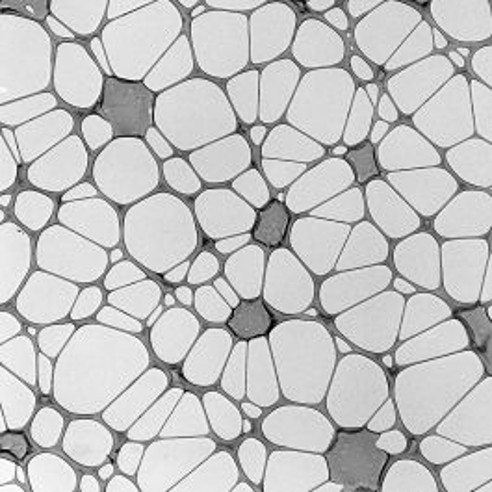
#> input picture tools/samples/Carbon_film_mask.jpg, 492 x 492 px
$ python create_lacey_carbon.py
#> lines starting #> are read from the running program, lines starting #| are printed output that depends on the picture; after the words box and inside, x2 and y2 are one past the last pixel; in counts of white or black regions, pixels touching at a corner belong together
"""Build closed, nanometre-unit STL solids from a dark-carbon image mask."""
from __future__ import annotations

import argparse
import hashlib
import json
from pathlib import Path

import numpy as np
from PIL import Image, ImageDraw
from scipy.ndimage import label
import trimesh


SAMPLES = Path(__file__).resolve().parent / 'samples'
STL_SAMPLES = Path(__file__).resolve().parents[1] / 'nion' / 'usim_device' / 'samples'


def otsu_threshold(gray):
    histogram = np.bincount(gray.ravel(), minlength=256).astype(float)
    count = histogram.cumsum()
    moment = (histogram*np.arange(256)).cumsum()
    valid = (count > 0) & (count < gray.size)
    score = np.zeros(256)
    score[valid] = (moment[-1]*count[valid]-moment[valid]*gray.size)**2 / (count[valid]*(gray.size-count[valid]))
    return int(score.argmax())


def resolve_diagonal_contacts(mask, gray):
    """Join zero-width diagonal contacts with one pixel to make manifold walls."""
    mask = mask.copy()
    original = int(mask.sum())
    while True:
        a, b, c, d = mask[:-1, :-1], mask[:-1, 1:], mask[1:, :-1], mask[1:, 1:]
        first = a & d & ~b & ~c
        second = b & c & ~a & ~d
        if not (first.any() or second.any()):
            break
        # Prefer the darker of the two candidate pixels. No carbon is removed.
        for selected, corners in ((first, ((0, 1), (1, 0))), (second, ((0, 0), (1, 1)))):
            rows, columns = np.nonzero(selected)
            (r0, c0), (r1, c1) = corners
            choose = gray[rows+r0, columns+c0] <= gray[rows+r1, columns+c1]
            mask[rows[choose]+r0, columns[choose]+c0] = True
            mask[rows[~choose]+r1, columns[~choose]+c1] = True
    return mask, int(mask.sum())-original


def extrude_mask(mask, size_nm=54000., thickness_nm=5.):
    height, width = mask.shape
    xx, yy = np.meshgrid(np.linspace(-size_nm/2, size_nm/2, width+1),
                         np.linspace(size_nm/2, -size_nm/2, height+1))
    plane = np.column_stack((xx.ravel(), yy.ravel(), np.zeros(xx.size)))
    vertices = np.vstack((plane, plane + [0, 0, thickness_nm]))
    rows, columns = np.nonzero(mask)
    ul = rows*(width+1)+columns
    ur, ll, lr = ul+1, ul+(width+1), ul+(width+2)
    top = xx.size
    faces = [np.column_stack((ll+top, lr+top, ur+top)), np.column_stack((ll+top, ur+top, ul+top)),
             np.column_stack((ll, ur, lr)), np.column_stack((ll, ul, ur))]
    padded = np.pad(mask, 1)
    neighbours = (padded[2:, 1:-1], padded[1:-1, 2:], padded[:-2, 1:-1], padded[1:-1, :-2])
    for neighbour, start, end in zip(neighbours, (ll, lr, ur, ul), (lr, ur, ul, ll)):
        boundary = ~neighbour[rows, columns]
        a, b = start[boundary], end[boundary]
        faces.extend((np.column_stack((a, b, b+top)), np.column_stack((a, b+top, a+top))))
    mesh = trimesh.Trimesh(vertices, np.vstack(faces), process=False)
    mesh.remove_unreferenced_vertices()
    return mesh


def copper_frame(outer_nm=85000., opening_nm=54000., thickness_nm=10000.):
    outer = np.array([[-1, -1], [1, -1], [1, 1], [-1, 1]])*outer_nm/2
    inner = outer*opening_nm/outer_nm
    xy = np.vstack((outer, inner))
    plane = np.column_stack((xy, np.zeros(8)))
    vertices = np.vstack((plane, plane+[0, 0, thickness_nm]))
    faces = []
    def quad(a, b, c, d):
        faces.extend(((a, b, c), (a, c, d)))
    for i in range(4):
        j = (i+1) % 4
        quad(i+8, j+8, j+12, i+12)  # top ring
        quad(i+4, j+4, j, i)        # bottom ring
        quad(i, j, j+8, i+8)       # outside
        quad(j+4, i+4, i+12, j+12) # inside opening
    return trimesh.Trimesh(vertices, faces, process=False)


def verify(mesh, expected_volume):
    if not mesh.is_watertight or not mesh.is_winding_consistent or mesh.volume <= 0:
        raise ValueError('Model must be a closed, consistently oriented positive-volume solid')
    if not np.isclose(mesh.volume, expected_volume, rtol=2e-6):
        raise ValueError(f'Incorrect volume: {mesh.volume} != {expected_volume}')


def generate(template, output, threshold=None, stl_output=STL_SAMPLES):
    gray = np.asarray(Image.open(template).convert('L'))
    threshold = otsu_threshold(gray) if threshold is None else threshold
#> in otsu_threshold, `histogram = np.bincount(gray.ravel(), minlength=256).astype(float)`: histogram = 256 values, max 9920 at index 215, min 4 at index 5, mean 945.6
#> in otsu_threshold, `count = histogram.cumsum()`: count = 256 values from 13 to 242064
#> in otsu_threshold, `moment = (histogram*np.arange(256)).cumsum()`: moment = 256 values from 0 to 47378049
#> threshold = 169
    mask, repaired = resolve_diagonal_contacts(gray <= threshold, gray)
#> in resolve_diagonal_contacts, `mask = mask.copy()`:
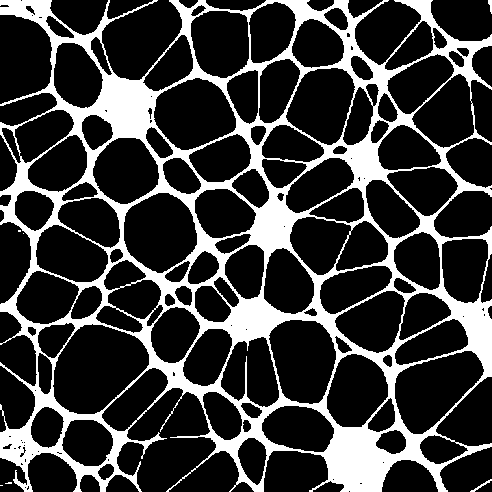
#> mask: shape (492, 492) bool; 23% white; 7 white regions (4 under 20 px), largest, box (x1, y1, x2, y2) and area: (0, 0, 492, 492) 55550, (470, 479, 492, 492) 54, (488, 0, 492, 14) 35
#> in resolve_diagonal_contacts, `original = int(mask.sum())`: original = 55660
#> the loop in resolve_diagonal_contacts, `while True:` made 2 passes
#> pass 1, in resolve_diagonal_contacts, `a, b, c, d = mask[:-1, :-1], mask[:-1, 1:], mask[1:, :-1], mask[1:, 1:]`:
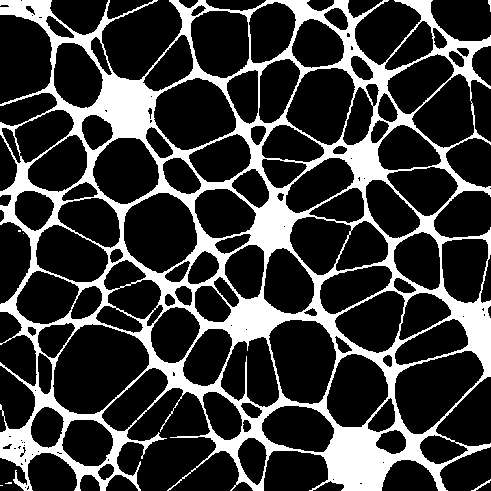
#> a: shape (491, 491) bool; 23% white; 7 white regions (4 under 20 px), largest, box (x1, y1, x2, y2) and area: (0, 0, 491, 491) 55328, (471, 479, 491, 491) 47, (488, 0, 491, 12) 21
#> pass 1, in resolve_diagonal_contacts, `a, b, c, d = mask[:-1, :-1], mask[:-1, 1:], mask[1:, :-1], mask[1:, 1:]`:
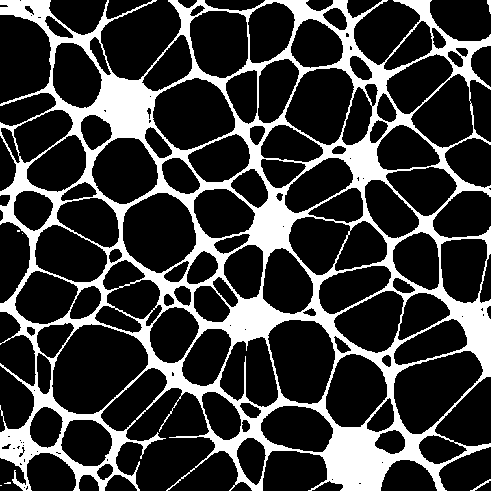
#> b: shape (491, 491) bool; 23% white; 7 white regions (4 under 20 px), largest, box (x1, y1, x2, y2) and area: (0, 0, 491, 491) 55364, (470, 479, 491, 491) 49, (487, 0, 491, 14) 35
#> pass 1, in resolve_diagonal_contacts, `a, b, c, d = mask[:-1, :-1], mask[:-1, 1:], mask[1:, :-1], mask[1:, 1:]`:
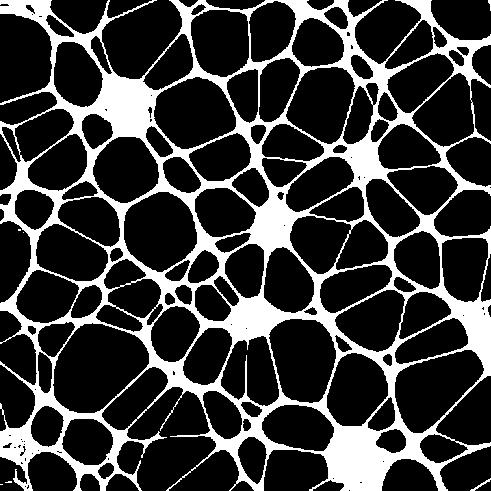
#> c: shape (491, 491) bool; 23% white; 7 white regions (5 under 20 px), largest, box (x1, y1, x2, y2) and area: (0, 0, 491, 491) 55245, (470, 478, 491, 491) 52
#> pass 1, in resolve_diagonal_contacts, `a, b, c, d = mask[:-1, :-1], mask[:-1, 1:], mask[1:, :-1], mask[1:, 1:]`:
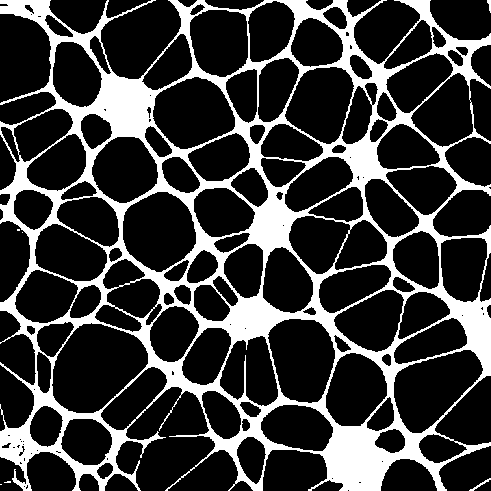
#> d: shape (491, 491) bool; 23% white; 7 white regions (4 under 20 px), largest, box (x1, y1, x2, y2) and area: (0, 0, 491, 491) 55282, (469, 478, 491, 491) 54, (487, 0, 491, 13) 31
#> after the loop in resolve_diagonal_contacts, `while True:`: mask: shape (492, 492) bool; 23% white; 7 white regions (4 under 20 px), largest, box (x1, y1, x2, y2) and area: (0, 0, 492, 492) 55583, (470, 479, 492, 492) 54, (488, 0, 492, 14) 35
#> after the loop in resolve_diagonal_contacts, `while True:`:
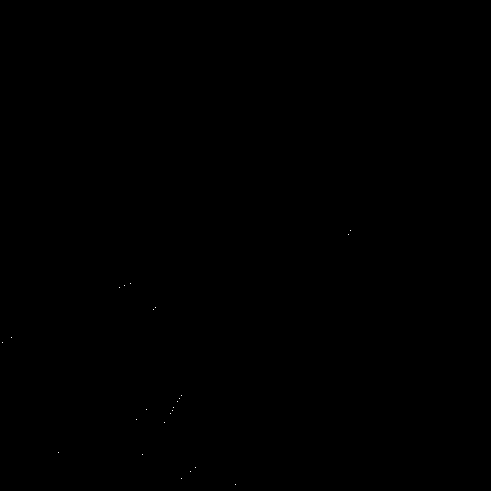
#> selected: shape (491, 491) bool; 0.01% white in thin lines or dots, all inside (x1, y1, x2, y2) = (2, 230, 351, 485)
#> repaired = 33
    output.mkdir(parents=True, exist_ok=True)
    stl_output.mkdir(parents=True, exist_ok=True)
    carbon = extrude_mask(mask)
#> in extrude_mask, `padded = np.pad(mask, 1)`:
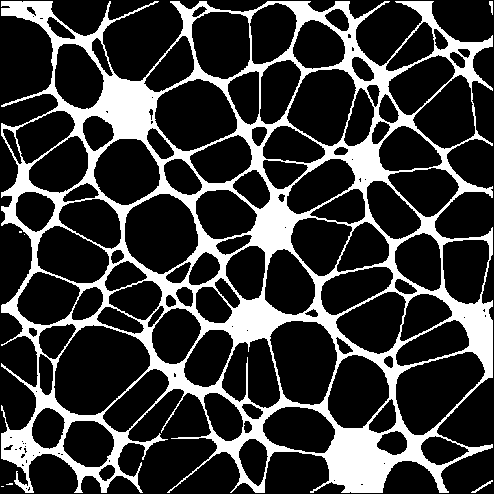
#> padded: shape (494, 494) bool; 22.8% white; 7 white regions (4 under 20 px), largest, box (x1, y1, x2, y2) and area: (1, 1, 493, 493) 55583, (471, 480, 493, 493) 54, (489, 1, 493, 15) 35
#> the loop in extrude_mask, `for neighbour, start, end in zip(neighbours, (ll, lr, ur, ul), (lr, ur..` made 4 passes
#> after the loop in extrude_mask, `for neighbour, start, end in zip(neighbours, (ll, lr, ur, ul), (lr, ur..`: faces = 12 items
    copper = copper_frame()
    carbon_volume = float(mask.sum())*(54000.**2/mask.size)*5
    copper_volume = (85000.**2-54000.**2)*10000
    verify(carbon, carbon_volume)
    verify(copper, copper_volume)
    combined = trimesh.util.concatenate((carbon, copper))
    meshes = {'lacey_carbon_54um_5nm_pixelated.stl': (carbon, carbon_volume),
              'copper_grid_85um_10um.stl': (copper, copper_volume),
              'lacey_carbon_with_copper_grid_pixelated.stl': (combined, carbon_volume+copper_volume)}
    info = {'coordinate_unit': 'nm', 'origin': 'XY centre; both solids start at z=0',
            'template': template.name, 'template_sha256': hashlib.sha256(template.read_bytes()).hexdigest(),
            'template_shape_px': list(gray.shape), 'dark_threshold_inclusive': threshold,
            'diagonal_contact_pixels_filled': repaired, 'carbon_area_fraction': float(mask.mean()),
            'carbon_components': int(label(mask)[1]), 'carbon_size_nm': [54000, 54000, 5],
            'copper_outer_size_nm': [85000, 85000, 10000], 'copper_opening_size_nm': [54000, 54000],
            'copper_frame_width_nm': 15500, 'parts': {}}
    for filename, (mesh, volume) in meshes.items():
        path = stl_output/filename
        mesh.export(path, file_type='stl')
        loaded = trimesh.load_mesh(path, process=True)
        verify(loaded, volume)
        info['parts'][filename] = {'faces': len(loaded.faces), 'bounds_nm': loaded.bounds.tolist(),
            'volume_nm3': float(loaded.volume), 'watertight': bool(loaded.is_watertight)}
    Image.fromarray(np.where(mask, 0, 255).astype(np.uint8)).save(output/'carbon_binary_mask.png')
    preview = Image.new('RGB', (1100, 1180), 'white')
    drawing = ImageDraw.Draw(preview)
    drawing.rectangle((50, 50, 1050, 1050), fill='#b77942')
    film = Image.fromarray(np.where(mask, 45, 255).astype(np.uint8)).convert('RGB')
    preview.paste(film.resize((635, 635), Image.Resampling.NEAREST), (232, 232))
    drawing.text((50, 1080), 'Top view: outer copper frame 85 x 85 um; central opening 54 x 54 um', fill='black')
    drawing.text((50, 1110), 'Dark carbon: 5 nm thick. Copper: 10 um thick. White: vacuum.', fill='black')
    preview.save(output/'lacey_carbon_grid_top_view.png')
    (output/'model_info.json').write_text(json.dumps(info, indent=2), encoding='utf-8')
    (output/'README.txt').write_text(
        'All STL coordinates are in nanometres (STL has no embedded unit or material).\n'
        f'STL storage directory: {stl_output.resolve()}\n'
        'Carbon: 54000 x 54000 nm footprint, z=0..5 nm, dark template regions only.\n'
        'Copper: 85000 x 85000 nm outer frame, 54000 x 54000 nm opening, z=0..10000 nm.\n'
        'The separate STL files identify materials. The combined STL preserves both solids but has no chemistry labels.\n'
        'Image rows map from positive Y downwards, preserving the template top view.\n'
        'Contours follow the input pixel grid; one pixel is approximately 109.76 nm.\n'
        'Zero-width diagonal contacts are minimally filled to obtain closed manifold surfaces; see model_info.json.\n', encoding='utf-8')
    print(json.dumps(info, indent=2))


if __name__ == '__main__':
    parser = argparse.ArgumentParser(description=__doc__)
    parser.add_argument('--template', type=Path, default=SAMPLES/'Carbon_film_mask.jpg')
    parser.add_argument('--output', type=Path, default=SAMPLES/'lacey_carbon_grid')
    parser.add_argument('--threshold', type=int)
    parser.add_argument('--stl-output', type=Path, default=STL_SAMPLES)
    args = parser.parse_args()
    generate(args.template, args.output, args.threshold, args.stl_output)
#> (the call stopped at in extrude_mask, `mesh = trimesh.Trimesh(vertices, np.vstack(faces), process=False)`: trimesh is not available in this run)
